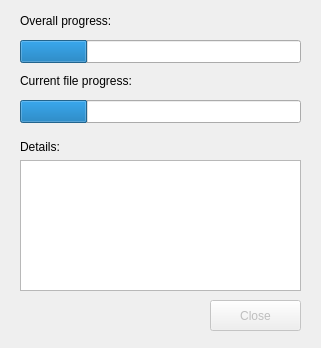
<?xml version="1.0" encoding="UTF-8"?>
<ui version="4.0">
 <class>BertUpload</class>
 <widget class="QDialog" name="BertUpload">
  <property name="windowModality">
   <enum>Qt::ApplicationModal</enum>
  </property>
  <property name="geometry">
   <rect>
    <x>0</x>
    <y>0</y>
    <width>321</width>
    <height>348</height>
   </rect>
  </property>
  <property name="windowTitle">
   <string>Upload progress</string>
  </property>
  <widget class="QProgressBar" name="fileProgressBar">
   <property name="geometry">
    <rect>
     <x>20</x>
     <y>100</y>
     <width>281</width>
     <height>23</height>
    </rect>
   </property>
   <property name="value">
    <number>24</number>
   </property>
   <property name="textVisible">
    <bool>false</bool>
   </property>
  </widget>
  <widget class="QProgressBar" name="jobProgressBar">
   <property name="geometry">
    <rect>
     <x>20</x>
     <y>40</y>
     <width>281</width>
     <height>23</height>
    </rect>
   </property>
   <property name="value">
    <number>24</number>
   </property>
   <property name="textVisible">
    <bool>false</bool>
   </property>
  </widget>
  <widget class="QLabel" name="label">
   <property name="geometry">
    <rect>
     <x>20</x>
     <y>10</y>
     <width>101</width>
     <height>21</height>
    </rect>
   </property>
   <property name="text">
    <string>Overall progress:</string>
   </property>
  </widget>
  <widget class="QLabel" name="label_2">
   <property name="geometry">
    <rect>
     <x>20</x>
     <y>70</y>
     <width>111</width>
     <height>21</height>
    </rect>
   </property>
   <property name="text">
    <string>Current file progress:</string>
   </property>
  </widget>
  <widget class="QLabel" name="label_3">
   <property name="geometry">
    <rect>
     <x>20</x>
     <y>140</y>
     <width>46</width>
     <height>13</height>
    </rect>
   </property>
   <property name="text">
    <string>Details:</string>
   </property>
  </widget>
  <widget class="QTextEdit" name="progressText">
   <property name="geometry">
    <rect>
     <x>20</x>
     <y>160</y>
     <width>281</width>
     <height>131</height>
    </rect>
   </property>
   <property name="readOnly">
    <bool>true</bool>
   </property>
   <property name="html">
    <string>&lt;!DOCTYPE HTML PUBLIC &quot;-//W3C//DTD HTML 4.0//EN&quot; &quot;http://www.w3.org/TR/REC-html40/strict.dtd&quot;&gt;
&lt;html&gt;&lt;head&gt;&lt;meta name=&quot;qrichtext&quot; content=&quot;1&quot; /&gt;&lt;style type=&quot;text/css&quot;&gt;
p, li { white-space: pre-wrap; }
&lt;/style&gt;&lt;/head&gt;&lt;body style=&quot; font-family:'MS Shell Dlg 2'; font-size:8.25pt; font-weight:400; font-style:normal;&quot;&gt;
&lt;p style=&quot;-qt-paragraph-type:empty; margin-top:0px; margin-bottom:0px; margin-left:0px; margin-right:0px; -qt-block-indent:0; text-indent:0px; font-size:8pt;&quot;&gt;&lt;br /&gt;&lt;/p&gt;&lt;/body&gt;&lt;/html&gt;</string>
   </property>
  </widget>
  <widget class="QPushButton" name="closeButton">
   <property name="enabled">
    <bool>false</bool>
   </property>
   <property name="geometry">
    <rect>
     <x>210</x>
     <y>300</y>
     <width>91</width>
     <height>31</height>
    </rect>
   </property>
   <property name="text">
    <string>Close</string>
   </property>
  </widget>
 </widget>
 <resources/>
 <connections/>
</ui>
